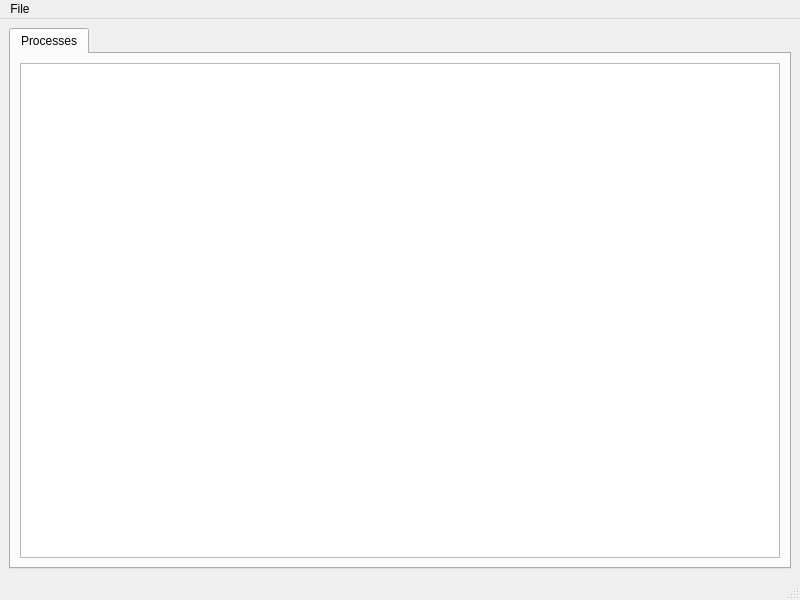
<?xml version="1.0" encoding="UTF-8"?>
<ui version="4.0">
 <class>MainGUI</class>
 <widget class="QMainWindow" name="MainGUI">
  <property name="geometry">
   <rect>
    <x>0</x>
    <y>0</y>
    <width>800</width>
    <height>600</height>
   </rect>
  </property>
  <property name="windowTitle">
   <string>Evoplex</string>
  </property>
  <widget class="QWidget" name="centralwidget">
   <layout class="QVBoxLayout" name="verticalLayout">
    <item>
     <widget class="QTabWidget" name="tabWidget">
      <property name="currentIndex">
       <number>0</number>
      </property>
      <widget class="QWidget" name="tab">
       <attribute name="title">
        <string>Processes</string>
       </attribute>
       <layout class="QVBoxLayout" name="verticalLayout_2">
        <item>
         <widget class="QTableWidget" name="tableProcesses">
          <property name="editTriggers">
           <set>QAbstractItemView::NoEditTriggers</set>
          </property>
          <property name="alternatingRowColors">
           <bool>true</bool>
          </property>
          <property name="selectionBehavior">
           <enum>QAbstractItemView::SelectRows</enum>
          </property>
          <attribute name="verticalHeaderVisible">
           <bool>false</bool>
          </attribute>
         </widget>
        </item>
       </layout>
      </widget>
     </widget>
    </item>
   </layout>
  </widget>
  <widget class="QMenuBar" name="menubar">
   <property name="geometry">
    <rect>
     <x>0</x>
     <y>0</y>
     <width>800</width>
     <height>25</height>
    </rect>
   </property>
   <widget class="QMenu" name="menuFile">
    <property name="title">
     <string>File</string>
    </property>
    <addaction name="actionNewProject"/>
    <addaction name="actionOpenProject"/>
   </widget>
   <addaction name="menuFile"/>
  </widget>
  <widget class="QStatusBar" name="statusbar"/>
  <action name="actionNewProject">
   <property name="text">
    <string>New Project</string>
   </property>
  </action>
  <action name="actionOpenProject">
   <property name="text">
    <string>Open Project</string>
   </property>
  </action>
  <action name="actionLoad_Models">
   <property name="text">
    <string>Load Models...</string>
   </property>
  </action>
 </widget>
 <resources/>
 <connections/>
</ui>
